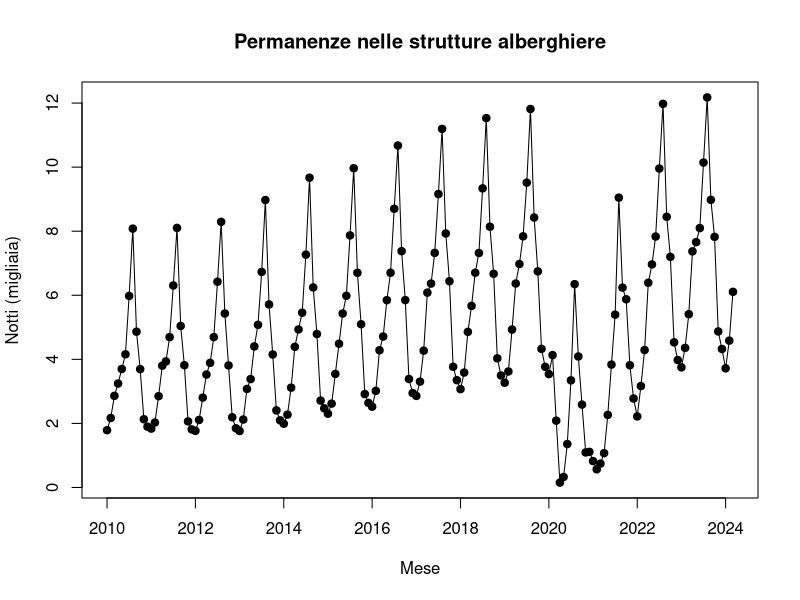
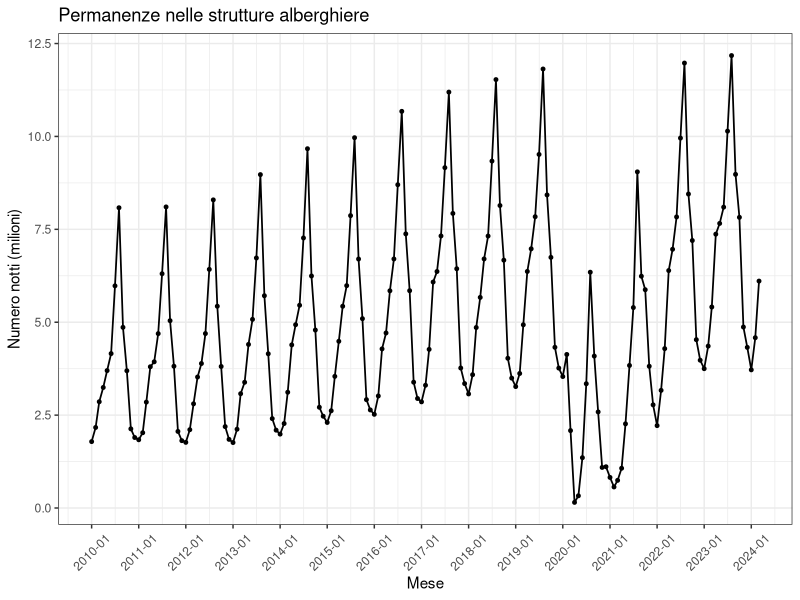
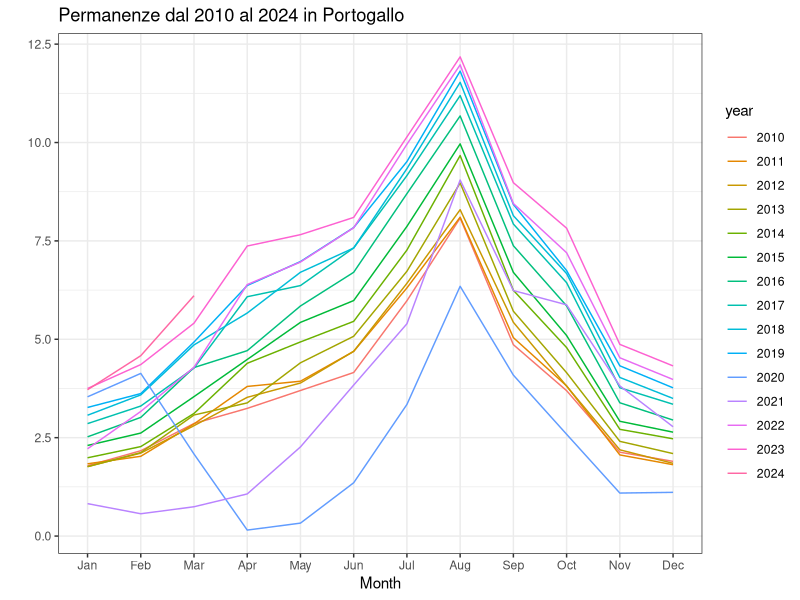
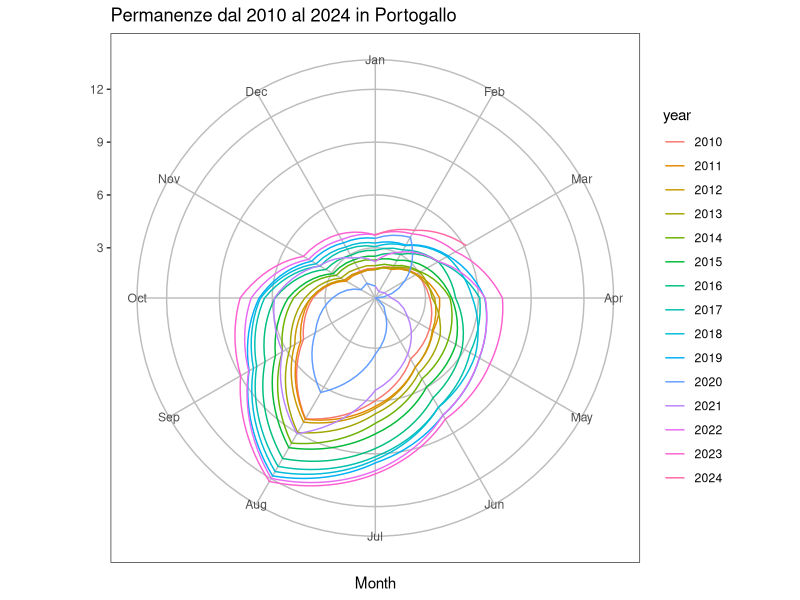
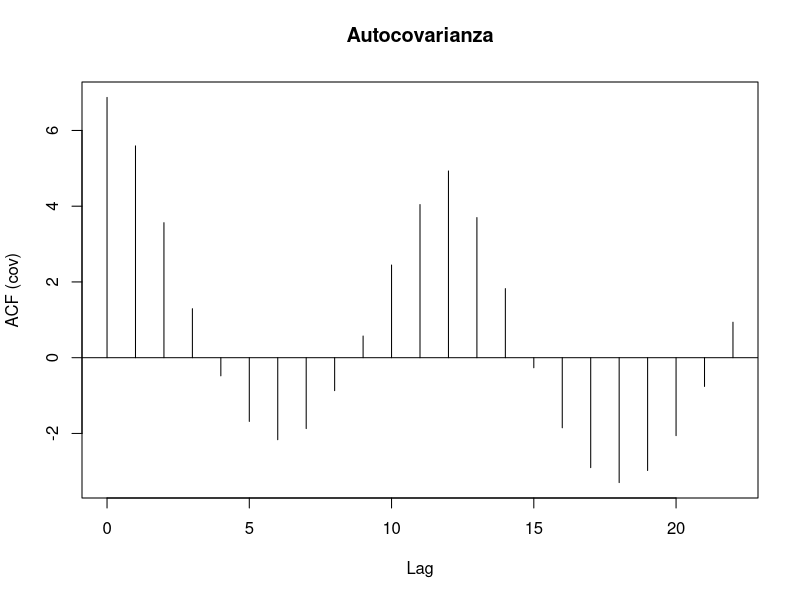
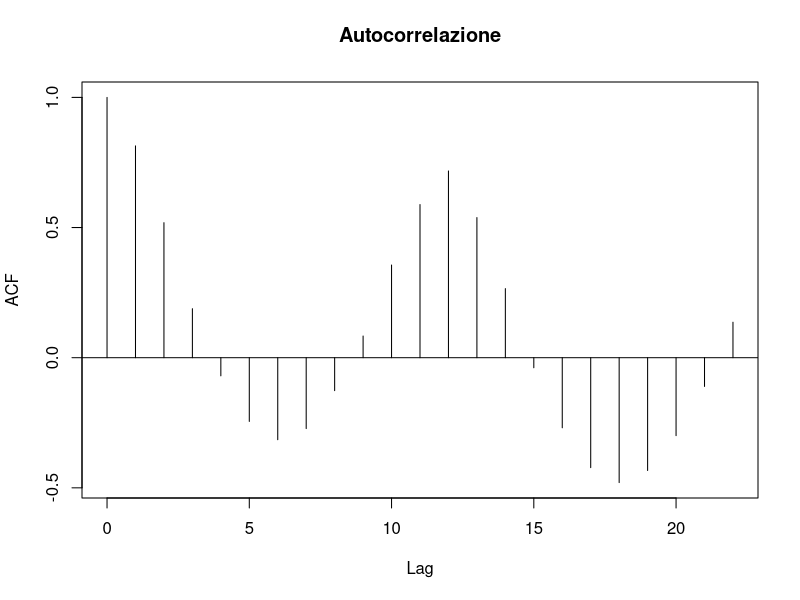
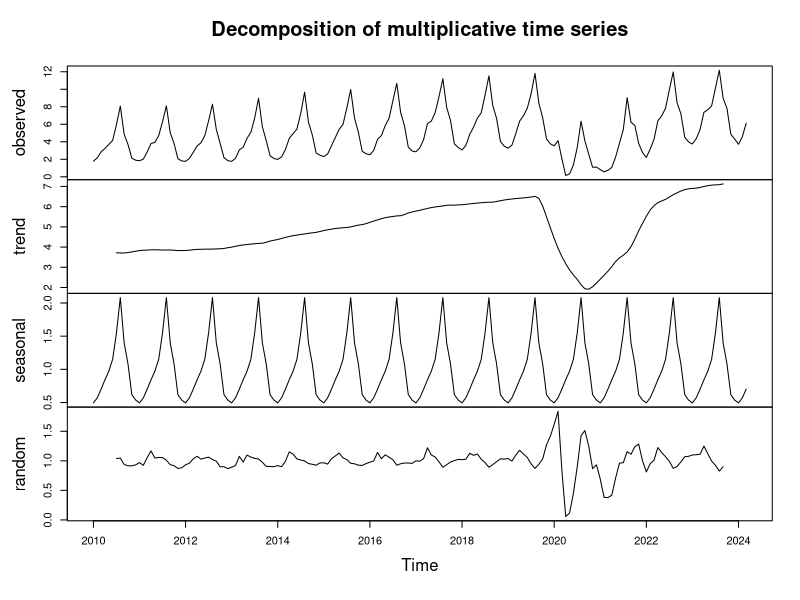
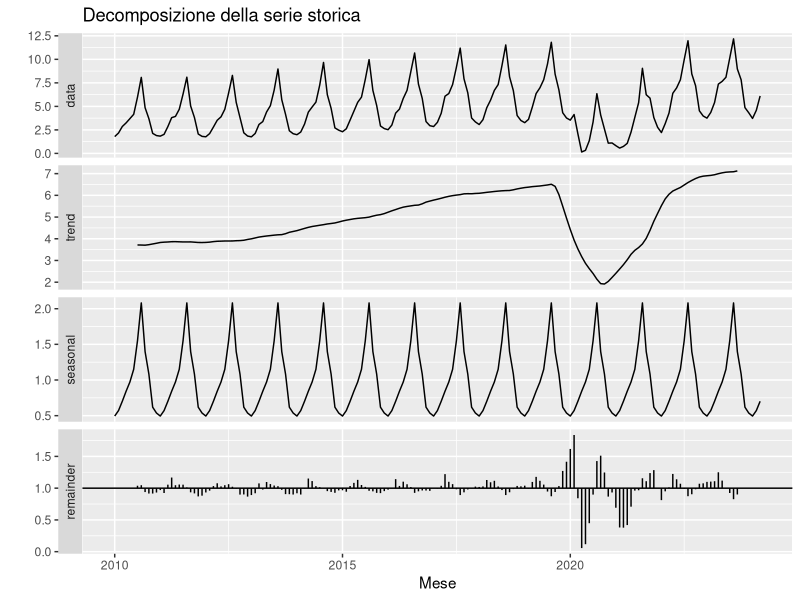

Generate these figures, in order, with R: (Note: this script raises an error after producing the figures.)

## STATISTICA PER IL TURISMO: MODELLI E APPLICAZIONI ##
# Beatrice Malvezzi, mat. 907500

# Working directory e pacchetti ------------------------------------------------

setwd("C:/Users/hp/Desktop/STATISTICA PER IL TURISMO/progetto")
list.files()
library(ggplot2)
library(tidyr)
library(tidyverse)
library(xts)
library(scales)
library(forecast)
library(MASS)
library(tseries)

# colori colorblind safe
myred <- rgb(214,96,77, maxColorValue = 255)
myblue <- rgb(67,147,195, maxColorValue = 255)

# Lettura dati -----------------------------------------------------------------

permanenze <- data.frame(read.csv("permanenze.csv",header=TRUE,
                              fileEncoding = 'UTF-8-BOM'))
# selezione del Portogallo
permanenze <- permanenze[,c(1,14)]
str(permanenze)
head(permanenze)
# la variabile "Mese" è di tipo carattere ma è una data
# si utilizza quindi la funzione as.POSIXct per convertirla in modo tale che R la
# legga come data
permanenze[,1] <- seq(as.POSIXct("2010-01-01"), by = "month", length.out = nrow(permanenze))
str(permanenze)
head(permanenze)

# Si crea una variabile che contiene il numero di notti passate nelle strutture 
# alberghiere in Portogallo espressa in milioni, per evitare di avere valori 
# lunghi come etichette degli assi nei grafici
permanenze$Portugal <- permanenze[,2]/1000000


# Grafici ----------------------------------------------------------------------

# si utilizza la funzione ts per dire a R che i dati sono delle serie storiche
permanenze.ts <- ts(permanenze[,2], frequency = 12, start = 2010) 
str(permanenze.ts)
plot(permanenze.ts, type="o", pch=19, main="Permanenze nelle strutture alberghiere",
     xlab = "Mese", ylab="Notti (migliaia)")
# si ricorda che il numero di notti ha come scala il milione

# in alternativa si può usare la funzione ggplot:
ggplot(permanenze, aes(x=Mese, y=Portugal)) +
  geom_point(size=1) + 
  geom_line(linewidth=0.6) +
  scale_x_datetime(labels = date_format("%Y-%m"), breaks = date_breaks("year")) + 
  theme_bw() + theme(axis.text.x = element_text(angle = 45, vjust=0.5)) +
  ggtitle("Permanenze nelle strutture alberghiere") +
  xlab("Mese") + ylab("Numero notti (milioni)")
# ci sono dei picchi corrispondenti ai mesi di agosto di ogni anno
# questo indica la presenza di stagionalità


# Si rappresenta la serie per evidenziare la stagionalità
# seasonal plot
ggseasonplot(permanenze.ts) + theme_bw() +
  ggtitle("Permanenze dal 2010 al 2024 in Portogallo")
# i picchi maggiori sono nei mesi di luglio e agosto
# si osservano due linee diverse dalle altre, rappresentano gli anni 2020 e 2021

# polar plot
ggseasonplot(permanenze.ts, polar=TRUE) + theme_bw() + 
  ggtitle("Permanenze dal 2010 al 2024 in Portogallo") + 
  theme(panel.grid = element_line(color = "#bdbdbd")) 
# rappresentazione molto simile
# anche qui è visibile la differenza data dagli anni 2020 e 2021


# Indici descrittivi -----------------------------------------------------------

summary(permanenze[,2])

# varianza
var(permanenze[,2])
# valore abbastanza elevato per effetto covid

# Autocovarianza e autocorrelazione
acf(permanenze[,2], type="covariance", main="Autocovarianza")
acf(permanenze[,2], type="correlation", main="Autocorrelazione", ci = 0)


# Decomposizione della serie ---------------------------------------------------
# si sceglie il modello moltiplicativo perché le variazioni stagionali variano
# nel tempo
permanenze.decomp <- decompose(permanenze.ts, type='multiplicative')
permanenze.decomp
str(permanenze.decomp)
plot(permanenze.decomp)
autoplot(permanenze.decomp, main = "Decomposizione della serie storica",
         xlab = "Mese")


# Stazionarietà ----------------------------------------------------------------

# si utilizza la serie da gennaio 2010 a dicembre 2019 --> 120 osservazioni
permanenze1 <- permanenze[1:120,]  

ggplot(permanenze1, aes(x=Mese, y=Portugal)) +
  geom_point(size=1) + 
  geom_line(linewidth=0.6) +  
  geom_hline(yintercept=mean(permanenze$Portugal), color=myred) +
  scale_x_datetime(labels = date_format("%Y-%m"), breaks = date_breaks("year")) + 
  theme_bw() + theme(axis.text.x = element_text(angle = 45, vjust=0.5)) +
  ggtitle("Permanenze nelle strutture alberghiere (2010-2019)") +
  xlab("Mese") + ylab("Numero notti (milioni)")

# Si rende la serie stazionaria in  varianza usando la trasformazione Box-Cox
boxcox(lm(permanenze1[,2] ~ 1))
# questa funzione ci fa capire quale trasformazione bisogna applicare affinchè
# la serie diventi stazionaria in varianza
# lambda pari a 0
lambda <- 0
#permanenze1$lambda <- (permanenze[,2]^lambda - 1) / lambda
permanenze1$logserie <- log(permanenze1[,2])

# Si rende la serie stazionaria in  media usando le differenze stagionali 
# e di ordine 1 
permanenze1$diffStagione <- c(rep(NA,12), diff(permanenze1$logserie, lag=12))

# Si implementa la differenziazione di ordine 1
permanenze1$diffStagione1 <- c(NA, diff(permanenze1$diffStagione, lag=1))
permanenze1

ggplot(permanenze1[, c(1,5)], aes(x=Mese, y=diffStagione1)) +
  geom_point(size=1) +
  geom_line(linewidth=0.6) +  
  geom_hline(yintercept=mean(permanenze1[-c(1:13), 5]), color=myred) +
  scale_x_datetime(labels = date_format("%y"), breaks = date_breaks("year")) + 
  theme_bw() + theme(axis.text.x = element_text(angle = 45, vjust = 0.5)) +
  ggtitle("Permanenze") +
  xlab("Mese") + ylab("Notti") 


# Stima del modello ------------------------------------------------------------
# scelta dell'ordine del modello 

# Parte a media mobile
acf(permanenze1[-c(1:13), 5], lag.max = 50, main = "Autocorrelazione")
# q = 1,  Q = 1

# Parte autoregressiva
pacf(permanenze1[-c(1:13), 5], lag.max = 50, main = "Autocorrelazione parziale")
# p = 2,  P = 2

# Stima del modello 
mod <- arima(permanenze1$diffStagione1, c(2, 0, 1))
residuals <- residuals(mod)
fitted <- permanenze1$diffStagione1 - residuals

# Verifica se il modello è adeguato 
ts.plot(permanenze1$diffStagione1, main = "Permanenze", ylab = "Notti", xlab = "Mese")
points(fitted, type = "l", col = 2, lty = 2)
# la linea rossa tratteggiata rappresenta i valori fittati 
# si nota che non coincide con la linea nera che rappresenta i veri valori della serie
# quindi il modello scelto non è adeguato  

# Analisi dei residui
checkresiduals(mod)
# i residui hanno media zero, distribuzione approssimativamente normale, ma 
# vi è una correlazione tra gli errori  

# Si chiede ad R di stimare un modello ARIMA selezionando i valori dei parametri
# p, d, q, P, D, Q in automatico
permanenzets <- ts(permanenze1[, 2], start = c(2010,1), end = c(2019, 12), 
                  frequency = 12)
mod <- auto.arima(permanenzets, stationary = FALSE, stepwise = FALSE, 
                  approximation = FALSE, seasonal = TRUE, ic = "aicc",
                  trace = TRUE, lambda = 0.5)
# Best model: ARIMA(0,1,1)(2,1,1)[12]

ts.plot(permanenzets, main = "Permanenze", ylab = "Notti (milioni)", xlab = "Mese")
points(mod$fitted, type = "l", col = 2, lty = 2)
autoplot(permanenzets) + autolayer(fitted(mod)) + 
  ylab("Notti") + ggtitle("Permanenze") + xlab("Mese") + 
  theme_bw() + theme(legend.position='none') 
# vi è un buon adattamento al modello a parte per piccole deviazioni
# il modello sta effettivamente funzionando bene

# Si osserva se le assunzioni del modello sono verificate:
checkresiduals(mod)


# Previsione per i mesi gennaio-settembre 2020 ---------------------------------
prev <- forecast(mod, h = 9, level = c(80, 95))
prev
 
# Rappresentazione della serie prevista
plot(prev, main = "Previsioni ARIMA(0,1,1)(2,1,1)[12]", xlab = "Mese", 
     ylab = "Notti (milioni)")
autoplot(prev) + xlim(2020, NA) + theme_bw() + 
  ggtitle("Previsioni ARIMA(0,1,1)(2,1,1)[12]") +
  ylab("Notti") + xlab("mese")

# la previsione raggiunge un valore di circa 12 milioni di notti 
# il valore massimo effettivo nello stesso periodo era di circa 6 milioni

# Ampiezza degli intervalli di previsione
ampiezza80 <- prev$upper[,1] - prev$lower[,1]
ampiezza80
ampiezza95 <- prev$upper[,2] - prev$lower[,2]
ampiezza95

# l'ampiezza degli intervalli di previsione aumenta nel tempo a causa
# dell'incertezza che si aggiunge alle previsioni dei periodi precedenti
